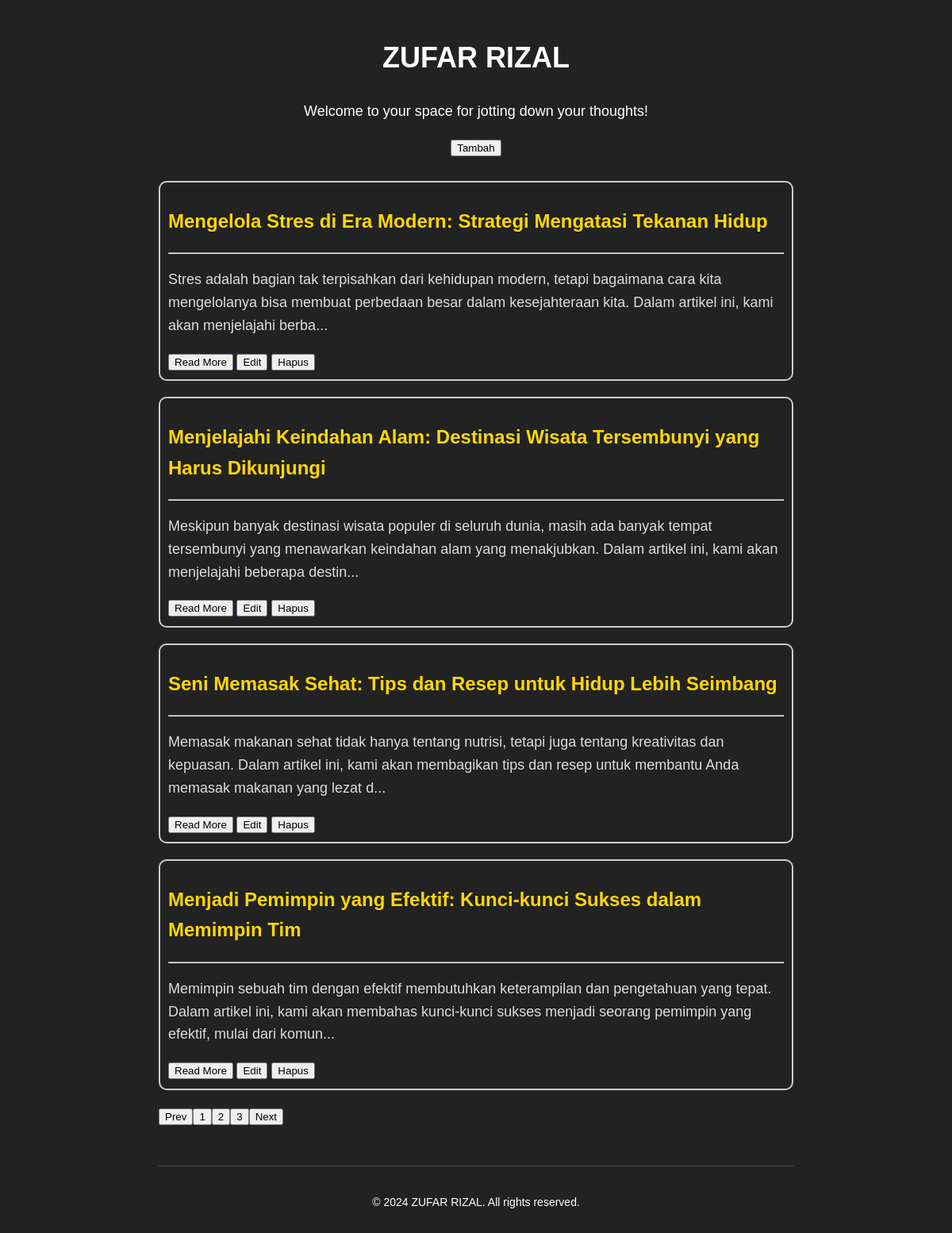
The app's page /index.php?page=2 with its own data.
### tables this page shows
CREATE TABLE `articles` (
  `id` int(11) NOT NULL,
  `title` varchar(255) NOT NULL,
  `content` text NOT NULL,
  `created_at` timestamp NOT NULL DEFAULT current_timestamp()
);

### index.php (the view, shortened to what this page needs)
<!DOCTYPE html>
<html lang="en">
<head>
  <link rel="stylesheet" href="style.css">
</head>
<body>
  <div class="container">
    <header>
      <h1>ZUFAR RIZAL</h1>
      <p>Welcome to your space for jotting down your thoughts!</p>
      <a href="add_article.php"><button>Tambah</button></a>
    </header>
    <?php
    $servername = "localhost";
    $username = "root";
    $password = "";
    $dbname = "articles";
    $conn = new mysqli($servername, $username, $password, $dbname);
    $articles_per_page = 4;
    $current_page = isset($_GET['page']) ? $_GET['page'] : 1;
    $offset = ($current_page - 1) * $articles_per_page;
    $sql = "SELECT * FROM articles ORDER BY created_at DESC LIMIT $offset, $articles_per_page";
    $result = $conn->query($sql);
    if ($result->num_rows > 0) {
      while ($row = $result->fetch_assoc()) {
        $content_short = substr($row["content"], 0, 200);
        echo "<div class='post'>";
        echo "<h2>" . $row["title"] . "</h2>";
        echo "<hr/>";
        echo "<p>" . $content_short . "...</p>";
        echo "<a href='article.php?id=" . $row['id'] . "'><button>Read More</button> </a>";
        echo "<form class='edit-form' action='edit_article.php' method='get'>";
        echo "<input type='submit' value='Edit'>";
        echo "</form>";
        echo "<form class='delete-form' action='delete_article.php' method='post'>";
        echo "<input type='submit' value='Hapus'>";
        echo "</form>";
        echo "</div>";
      }
    } else {
      echo "Belum ada artikel.";
    }
    $conn = new mysqli($servername, $username, $password, $dbname);
    $sql = "SELECT COUNT(*) AS total FROM articles";
    $result = $conn->query($sql);
    $row = $result->fetch_assoc();
    $total_articles = $row['total'];
    $total_pages = ceil($total_articles / $articles_per_page);
    echo "<div class='pagination'>";
    if ($current_page > 1) {
      echo "<a href='index.php?page=" . ($current_page - 1) . "'><button>Prev</button></a>";
    }
    for ($i = 1; $i <= $total_pages; $i++) {
      echo "<a href='index.php?page=" . $i . "' class='" . ($current_page == $i ? "active" : "") . "'><button>" . $i . "</button></a>";
    }
    if ($current_page < $total_pages) {
      echo "<a href='index.php?page=" . ($current_page + 1) . "'><button>Next</button></a>";
    }
    echo "</div>";
    ?>
    <footer>
      <p>© 2024 ZUFAR RIZAL. All rights reserved.</p>
    </footer>
  </div>
</body>
</html>

### style.css (style rules this page uses)
body { font-family: Arial, sans-serif; background-color: #222; color: #fff; padding: 20px; margin: 0; line-height: 1.6; }
.container { max-width: 800px; margin: auto; }
header { text-align: center; margin-bottom: 30px; }
h1 { font-size: 36px; }
h2 { font-size: 24px; }
p { font-size: 18px; }
.post { border: 2px solid #ccc; border-radius: 10px; padding: 10px; margin-bottom: 20px; }
.post h2 { color: #ffd700; }
.post p { color: #ddd; }
.delete-form, .edit-form { display: inline; margin-right: 5px; }
footer { text-align: center; margin-top: 50px; padding-top: 20px; border-top: 1px solid #444; }
footer p { font-size: 14px; }

### records on screen
articles: title "Mengelola Stres di Era Modern: Strategi Mengatasi Tekanan Hidup", content "Stres adalah bagian tak terpisahkan dari kehidupan modern, tetapi bagaimana cara kita mengelolanya bisa membuat perbedaan besar dalam kesejahteraan kita. Dalam artikel ini, kami akan menjelajahi berba"
articles: title "Menjelajahi Keindahan Alam: Destinasi Wisata Tersembunyi yang Harus Dikunjungi", content "Meskipun banyak destinasi wisata populer di seluruh dunia, masih ada banyak tempat tersembunyi yang menawarkan keindahan alam yang menakjubkan. Dalam artikel ini, kami akan menjelajahi beberapa destin"
articles: title "Seni Memasak Sehat: Tips dan Resep untuk Hidup Lebih Seimbang", content "Memasak makanan sehat tidak hanya tentang nutrisi, tetapi juga tentang kreativitas dan kepuasan. Dalam artikel ini, kami akan membagikan tips dan resep untuk membantu Anda memasak makanan yang lezat d"
articles: title "Menjadi Pemimpin yang Efektif: Kunci-kunci Sukses dalam Memimpin Tim", content "Memimpin sebuah tim dengan efektif membutuhkan keterampilan dan pengetahuan yang tepat. Dalam artikel ini, kami akan membahas kunci-kunci sukses menjadi seorang pemimpin yang efektif, mulai dari komun"
